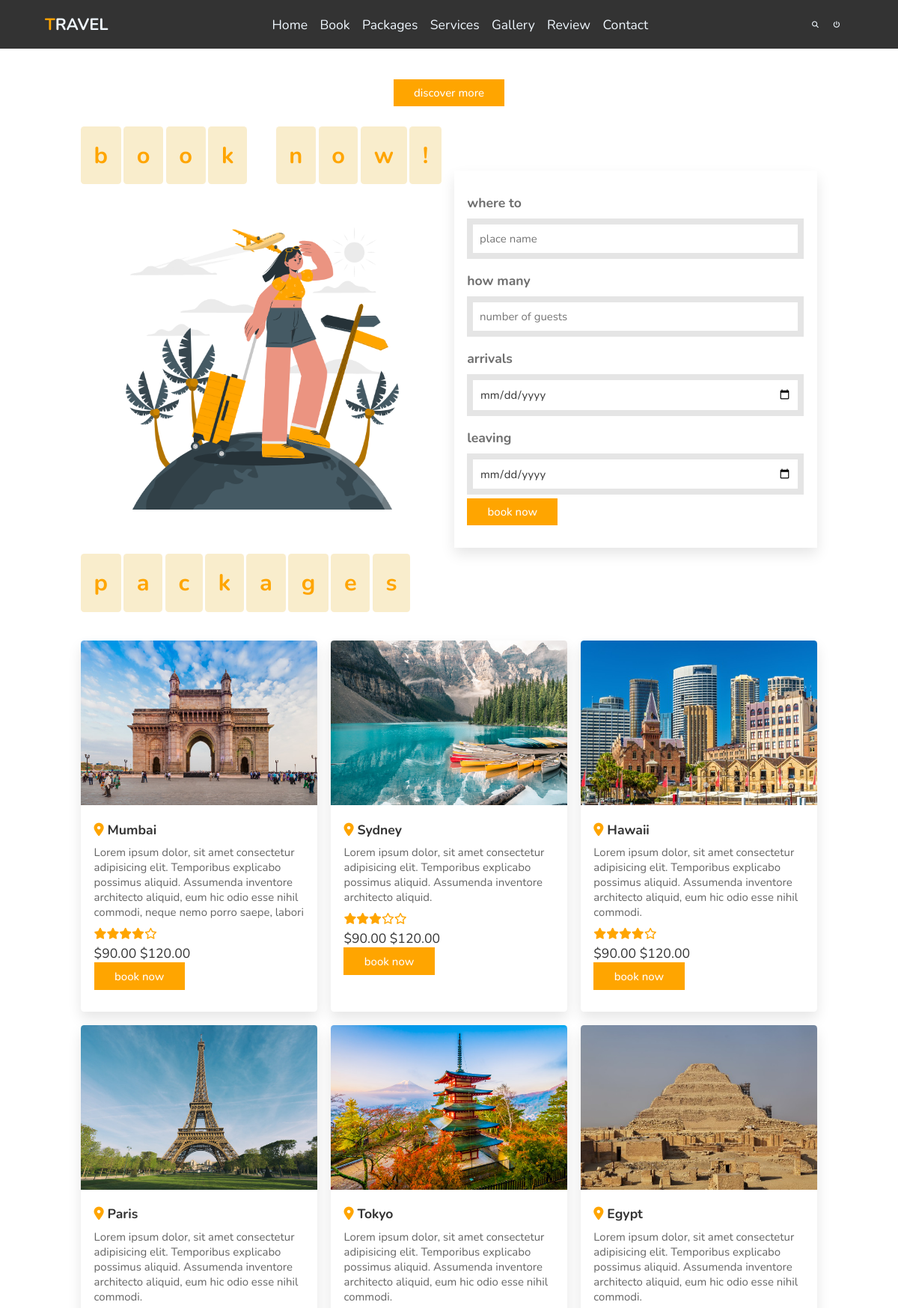
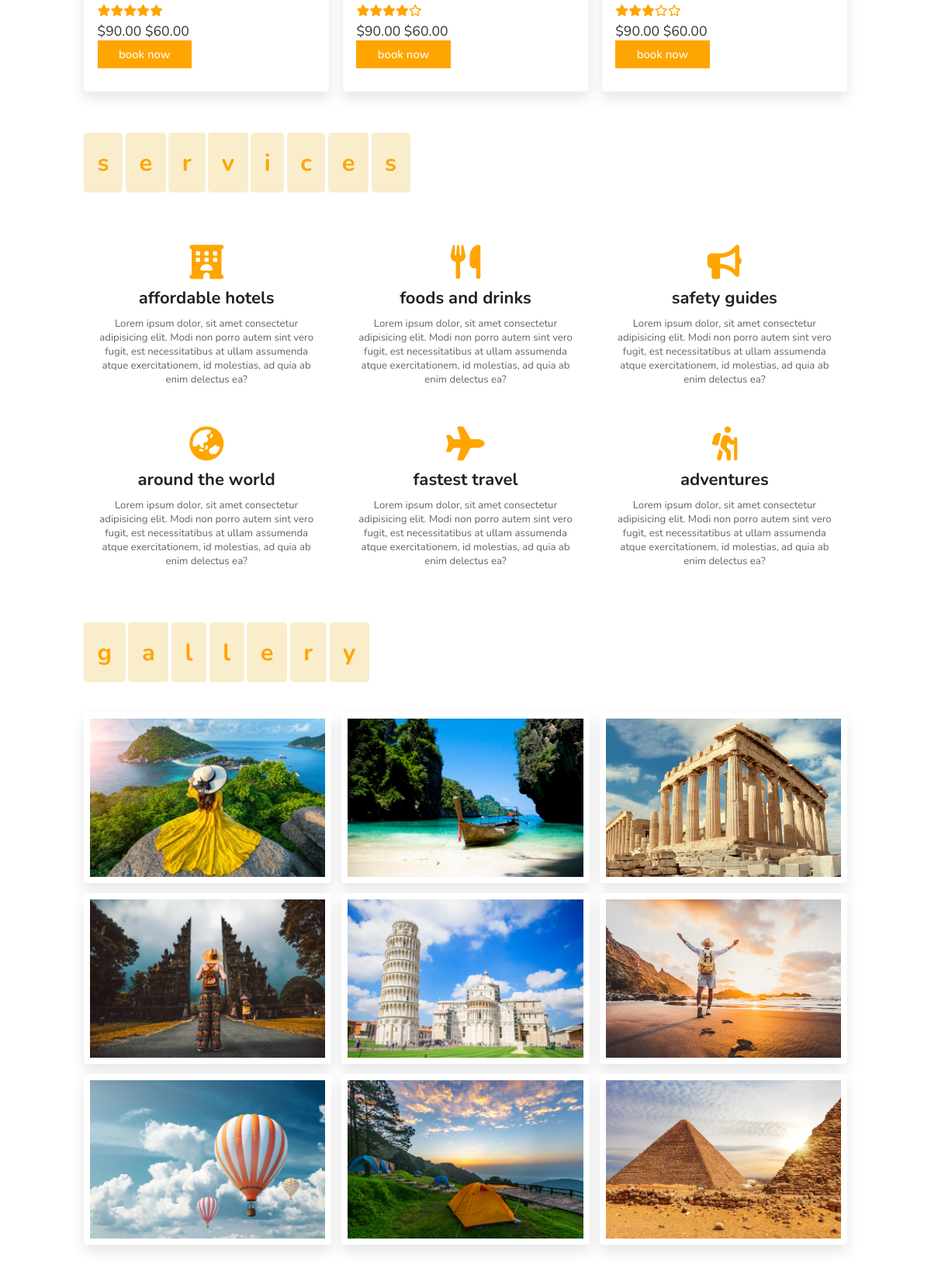
The app's page /index.php (signed in, upper part) with its own data (2 pictures, top to bottom).
### tables this page shows
CREATE TABLE `packages` (
  `ID` int(11) NOT NULL,
  `name` varchar(100) NOT NULL,
  `Description` varchar(200) NOT NULL,
  `Star` int(11) NOT NULL,
  `Cost` double NOT NULL,
  `image` varchar(255) NOT NULL
);

### index.php (the view, shortened to what this page needs)
<?php
require_once "config/database.php";
    $getPackages = "SELECT * FROM packages";
    $result = $link->query($getPackages);
?>
<!DOCTYPE html>
<html lang="en">
    <link rel="stylesheet" href="https://cdn.jsdelivr.net/npm/swiper@8/swiper-bundle.min.css"/>
    <link rel="stylesheet" href="https://cdnjs.cloudflare.com/ajax/libs/font-awesome/6.1.2/css/all.min.css">
    <link rel="stylesheet" href="css/style.css">
</head>
<body>
<header>
    <a href="#" class="logo"><span>T</span>ravel</a>
    <nav class="navbar">
        <a href="#home">Home</a>
        <a href="#book">Book</a>
        <a href="#packages">Packages</a>
        <a href="#services">Services</a>
        <a href="#gallery">Gallery</a>
        <a href="#review">Review</a>
        <a href="#contact">Contact</a>
    </nav>
    <div class="icons">
        <i class="fas fa-search" id="ntr-search"></i>
        <i class="fas fa-power-off" id="logout-btn" onclick="self.location = 'logout.php';"></i>
    </div>
</header>
        <section class="home" id="home">
            <div class="content">
                <h3>Adventure is worthwhile</h3>
                <p>Discover new places. with us, adventure awaits</p>
                <a href="#" class="btn">discover more</a>
            </div>
            <div class="video-container">
                <video src="images/vid-1.mp4" id="video-slider" loop autoplay muted></video>
            </div>
        </section>
        <section class="book" id="book">
            <h1 class="heading">
                <br>
                <span>b</span>
                <span>o</span>
                <span>o</span>
                <span>k</span>
                <span class="space"></span>
                <span>n</span>
                <span>o</span>
                <span>w</span>
                <span>!</span>
            </h1>
            <div class="row">
                <div class="image">
                    <img src="images/book-img.png" alt="">
                </div>
                <form action="action.php" method="post">
                    <div class="inputBox">
                        <h3>where to</h3>
                        <input type="text" placeholder="place name" name="place" value="<?php  if(isset($_SESSION['place'])) echo $_SESSION["place"];  unset($_SESSION['place']); ?>">
                    </div>
                    <div class="inputBox">
                        <h3>how many</h3>
                        <input type="number" placeholder="number of guests" name="numOfgue" value="<?php  if(isset($_SESSION['guest'])) echo $_SESSION['guest'];  unset($_SESSION['guest']); ?>">
                    </div>
                    <div class="inputBox">
                        <h3>arrivals</h3>
                        <input type="date" name="arrival">
                    </div>
                    <div class="inputBox">
                        <h3>leaving</h3>
                        <input type="date" name="leaving">
                    </div>
                    <input type="submit" class="btn" value="book now" name="booking">
                    <br>
                    <br>
                </form>
            </div>
        </section>
    <section class="packages" id="packages">
        <h1 class="heading">
            <span>p</span>
            <span>a</span>
            <span>c</span>
            <span>k</span>
            <span>a</span>
            <span>g</span>
            <span>e</span>
            <span>s</span>
        </h1> <br>
        <div class="box-container">
            <?php
                if($result->num_rows > 0){
                while($row = $result->fetch_assoc()){
                    ?>
                    <div class="box">
                    <img src="<?php echo $row['image']; ?>" alt="">
                    <div class="content">
                        <h3> <i class="fas fa-map-marker-alt"></i> <?php echo $row['name']; ?></h3>
                        <p><?php echo $row['Description']; ?></p>
                        <div class="stars">
                            <?php
                            for ($x=1; $x <= $row['Star']; $x++) {
                                echo '<i class="fas fa-star"></i>';
                            }
                            if($row['Star'] < 5){
                                for ($x; $x <=5; $x++) {
                                    echo '<i class="far fa-star"></i>';
                                }
                            }
                            ?>
                        </div>
                        <div class="price"> $90.00 <span>$<?php echo $row['Cost']; ?>.00</span></div>
                        <a href="action.php?id=<?php echo $row['ID']?>" class="btn">book now</a><br><br>
                    </div>
                </div>
                    <?php
                }
            }
    ?>
    </section>
    <section class="services" id="services">
        <h1 class="heading">
            <span>s</span>
            <span>e</span>
            <span>r</span>
            <span>v</span>
            <span>i</span>
            <span>c</span>
            <span>e</span>
            <span>s</span>
        </h1> <br><br>
        <div class="box-container">
            <div class="box">
                <i class="fas fa-hotel"></i>
                <h3>affordable hotels</h3>
                <p>Lorem ipsum dolor, sit amet consectetur adipisicing elit. Modi non porro autem sint vero fugit, est necessitatibus at ullam assumenda atque exercitationem, id molestias, ad quia ab enim delectus ea?</p>
            </div>
            <div class="box">
                <i class="fas fa-utensils"></i>
                <h3>foods and drinks</h3>
                <p>Lorem ipsum dolor, sit amet consectetur adipisicing elit. Modi non porro autem sint vero fugit, est necessitatibus at ullam assumenda atque exercitationem, id molestias, ad quia ab enim delectus ea?</p>
            </div>
            <div class="box">
                <i class="fas fa-bullhorn"></i>
                <h3>safety guides</h3>
                <p>Lorem ipsum dolor, sit amet consectetur adipisicing elit. Modi non porro autem sint vero fugit, est necessitatibus at ullam assumenda atque exercitationem, id molestias, ad quia ab enim delectus ea?</p>
            </div>
            <div class="box">
                <i class="fas fa-globe-asia"></i>
                <h3>around the world</h3>
                <p>Lorem ipsum dolor, sit amet consectetur adipisicing elit. Modi non porro autem sint vero fugit, est necessitatibus at ullam assumenda atque exercitationem, id molestias, ad quia ab enim delectus ea?</p>
            </div>
            <div class="box">
                <i class="fas fa-plane"></i>
                <h3>fastest travel</h3>
                <p>Lorem ipsum dolor, sit amet consectetur adipisicing elit. Modi non porro autem sint vero fugit, est necessitatibus at ullam assumenda atque exercitationem, id molestias, ad quia ab enim delectus ea?</p>
            </div>
            <div class="box">
                <i class="fas fa-hiking"></i>
                <h3>adventures</h3>
                <p>Lorem ipsum dolor, sit amet consectetur adipisicing elit. Modi non porro autem sint vero fugit, est necessitatibus at ullam assumenda atque exercitationem, id molestias, ad quia ab enim delectus ea?</p>
            </div>
        </div>
    </section>
    <section class="gallery" id="gallery">
        <h1 class="heading">
            <span>g</span>
            <span>a</span>
            <span>l</span>
            <span>l</span>
            <span>e</span>
            <span>r</span>
            <span>y</span>
        </h1> <br>
        <div class="box-container">
            <div class="box">
                <img src="images/g-1.jpg" alt="">
                <div class="content">
                </div>
            </div>
            <div class="box">
                <img src="images/g-2.jpg" alt="">
                <div class="content">
                </div>
            </div>
            <div class="box">
                <img src="images/g-3.jpg" alt="">
                <div class="content">
                </div>
            </div>
            <div class="box">
                <img src="images/g-4.jpg" alt="">
                <div class="content">
                </div>
            </div>
            <div class="box">
                <img src="images/g-5.jpg" alt="">
                <div class="content">
                </div>
            </div>
            <div class="box">
                <img src="images/g-6.jpg" alt="">
                <div class="content">
                </div>
            </div>
            <div class="box">
                <img src="images/g-7.jpg" alt="">
                <div class="content">
                </div>
            </div>
            <div class="box">
                <img src="images/g-8.jpg" alt="">
                <div class="content">
                </div>
            </div>
            <div class="box">
                <img src="images/g-9.jpg" alt="">
                <div class="content">
                </div>
            </div>
        </div>
    </section>
</body>
</html>

### css/style.css (style rules this page uses)
:root { --orange: #ffa500; }
* { font-family: 'Nunito', sans-serif; margin:0; padding:0; box-sizing: border-box; outline: none; border: none; text-decoration: none; transition: all .2s linear; }
html { font-size: 62.5%; overflow-x: hidden; scroll-padding-top: 6rem; scroll-behavior: smooth; }
section { padding: 1.5rem 9%; }
.heading span { font-size: 3.5rem; background: rgba(225,165,0,.2); color: var(--orange); border-radius: .5rem; padding: 2rem; }
.heading span.space { background: none; }
.btn { display: inline-block; background: var(--orange); color: #fff; padding: .8rem 3rem; border: .2rem solid var(--orange); cursor: pointer; font-size: 1.7rem; font-weight: 500; }
header { position: fixed; top:0; left: 0; right: 0; background: #333; z-index: 1000; display: flex; align-items: center; justify-content: space-between; padding: 2rem 5%; }
header .logo { font-size: 2.5rem; font-weight: bolder; color: aliceblue; text-transform: uppercase; }
header .logo span { color: var(--orange); }
header .navbar a { color: aliceblue; font-size: 2rem; margin: 0 .8rem; }
header .icons i { font: 3rem; color: aliceblue; cursor: pointer; margin-right: 2rem; }
.home { display: flex; align-items: center; justify-content: center; flex-flow: column; position: relative; z-index: none; }
.home .content { text-align: center; height: 100%; width: 100%; }
.home .content h3 { font-size: 4.5rem; color: #fff; text-transform: uppercase; text-shadow: 0 .3rem .5rem rgba(0, 0, 0, .3); }
.home .content p { font-size: 2.5rem; color: #fff; padding: .5rem 0; }
.home .video-container video { position: absolute; top: 0; left: 0; z-index: -1; height: 100%; width: 100%; object-fit: cover; }
.book .row { display: flex; flex-wrap: wrap; gap: 1.5rem; }
.book .row .image { flex: 1 1 40rem; }
.book .row .image img { margin-top: 5rem; width: 100%; }
.book .row form { flex: 1 1 40rem; padding: 2rem; box-shadow: 0 1rem 2rem rgba(0, 0, 0, .1); }
.book .row form .inputBox { padding: .5rem 0; }
.book .row form .inputBox input { width: 100%; padding: 1rem; border: 1rem solid rgba(0, 0, 0, .1); font-size: 1.7rem; color: #333; text-transform: none; }
.book .row form .inputBox h3 { font-size: 2rem; padding: 1rem 0; color: rgb(110, 110, 110); }
.packages .box-container { display: flex; flex-wrap: wrap; gap: 2rem; margin: 5rem 0; }
.packages .box-container .box { flex: 1 1 30rem; border-radius: .5rem; overflow: hidden; box-shadow: 0 1rem 2rem rgba(0, 0, 0, .1); }
.packages .box-container .box img { height: 25rem; width: 100%; object-fit: cover; }
.packages .box-container .box .content { padding: 2rem; }
.packages .box-container .box .content h3 { font-size: 2rem; color: #333; }
.packages .box-container .box .content h3 i { color: var(--orange); }
.packages .box-container .box .content p { font-size: 1.7rem; color: rgb(100, 100, 100); padding: 1rem 0; }
.packages .box-container .box .content .stars { font-size: 1.7rem; color: var(--orange); }
.packages .box-container .box .content .price { font-size: 2rem; color: #333; padding-top: .5rem; }
.services .box-container { display: flex; flex-wrap: wrap; gap: 2rem; margin: 5rem 0; }
.services .box-container .box { flex: 1 1 30rem; border-radius: .5rem; padding: 1rem; text-align: center; }
.services .box-container .box i { padding: 1rem; font-size: 5rem; color: #ffa500; }
.services .box-container .box h3 { font-size: 2.5rem; color: #222; }
.services .box-container .box p { font-size: 1.5rem; color: rgb(100, 100, 100); padding: 1rem 0; }
.gallery .box-container { display: flex; flex-wrap: wrap; gap: 1.5rem; margin: 5rem 0; }
.gallery .box-container .box { flex: 1 1 30rem; border-radius: .5rem; overflow: hidden; box-shadow: 0 1rem 2rem rgba(0, 0, 0, .1); border: 1rem solid #fff; height: 25rem; position: relative; text-align: center; }
.gallery .box-container .box img { height: 100%; width: 100%; object-fit: cover; }
.gallery .box-container .box .content { position: absolute; top: -100%; left: 0; height: 100%; width: 100%; text-align: center; background: rgba(0, 0, 0, .7); padding: 2rem; padding-top: 5rem; }
@media (max-width:1200px) { html { font-size: 55%; } }

### records on screen
packages: image (picture), name "Mumbai", Description "Lorem ipsum dolor, sit amet consectetur adipisicing elit. Temporibus explicabo possimus aliquid. Assumenda inventore architecto aliquid, eum hic odio esse nihil commodi, neque nemo porro saepe, labori", Star 4 (drawn), Cost "120"
packages: image (picture), name "Sydney", Description "Lorem ipsum dolor, sit amet consectetur adipisicing elit. Temporibus explicabo possimus aliquid. Assumenda inventore architecto aliquid.", Star 3 (drawn), Cost "120"
packages: image (picture), name "Hawaii", Description "Lorem ipsum dolor, sit amet consectetur adipisicing elit. Temporibus explicabo possimus aliquid. Assumenda inventore architecto aliquid, eum hic odio esse nihil commodi.", Star 4 (drawn), Cost "120"
packages: image (picture), name "Paris", Description "Lorem ipsum dolor, sit amet consectetur adipisicing elit. Temporibus explicabo possimus aliquid. Assumenda inventore architecto aliquid, eum hic odio esse nihil commodi.", Star 5 (drawn), Cost "60"
packages: image (picture), name "Tokyo", Description "Lorem ipsum dolor, sit amet consectetur adipisicing elit. Temporibus explicabo possimus aliquid. Assumenda inventore architecto aliquid, eum hic odio esse nihil commodi.", Star 4 (drawn), Cost "60"
packages: image (picture), name "Egypt", Description "Lorem ipsum dolor, sit amet consectetur adipisicing elit. Temporibus explicabo possimus aliquid. Assumenda inventore architecto aliquid, eum hic odio esse nihil commodi.", Star 3 (drawn), Cost "60"
